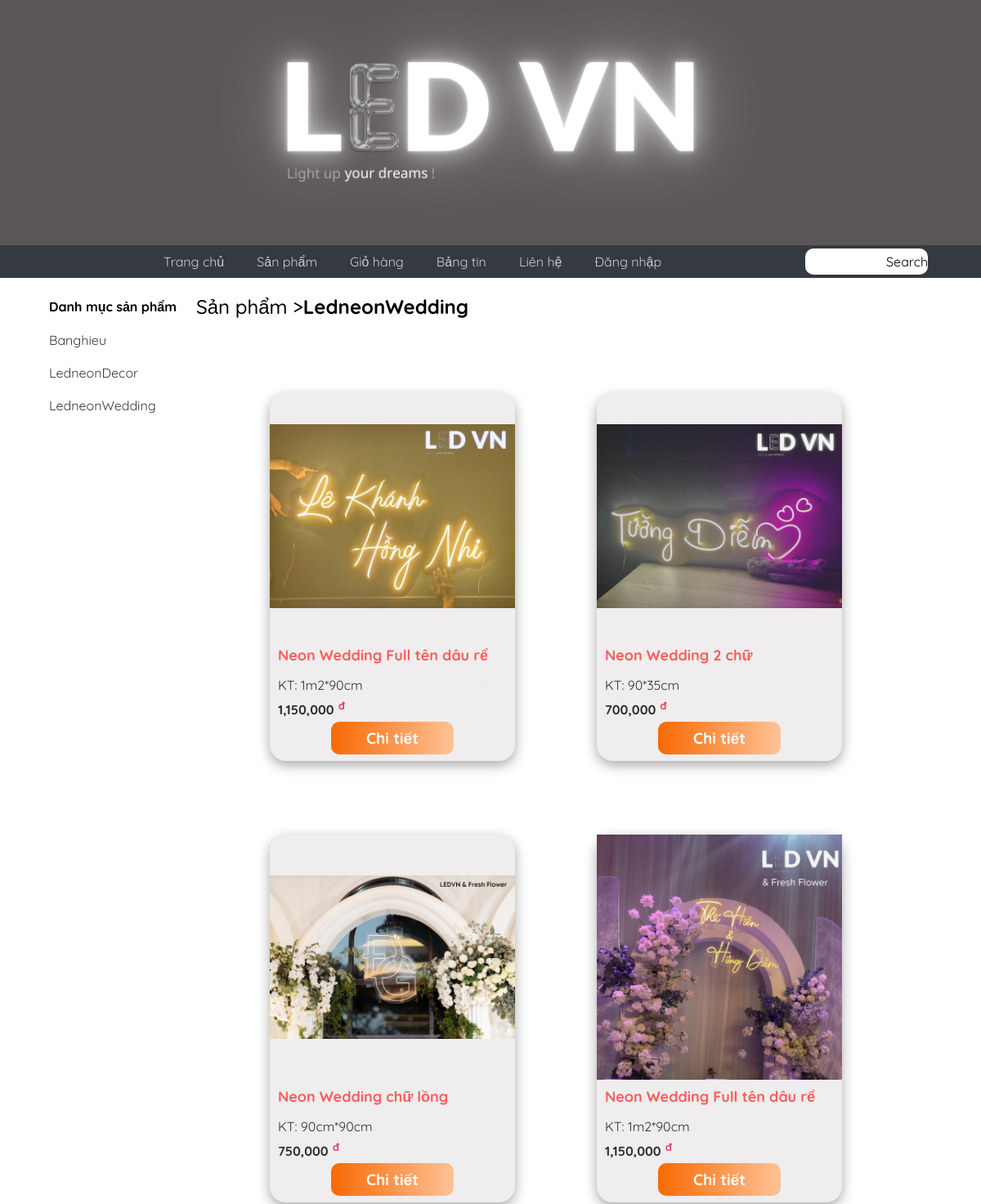
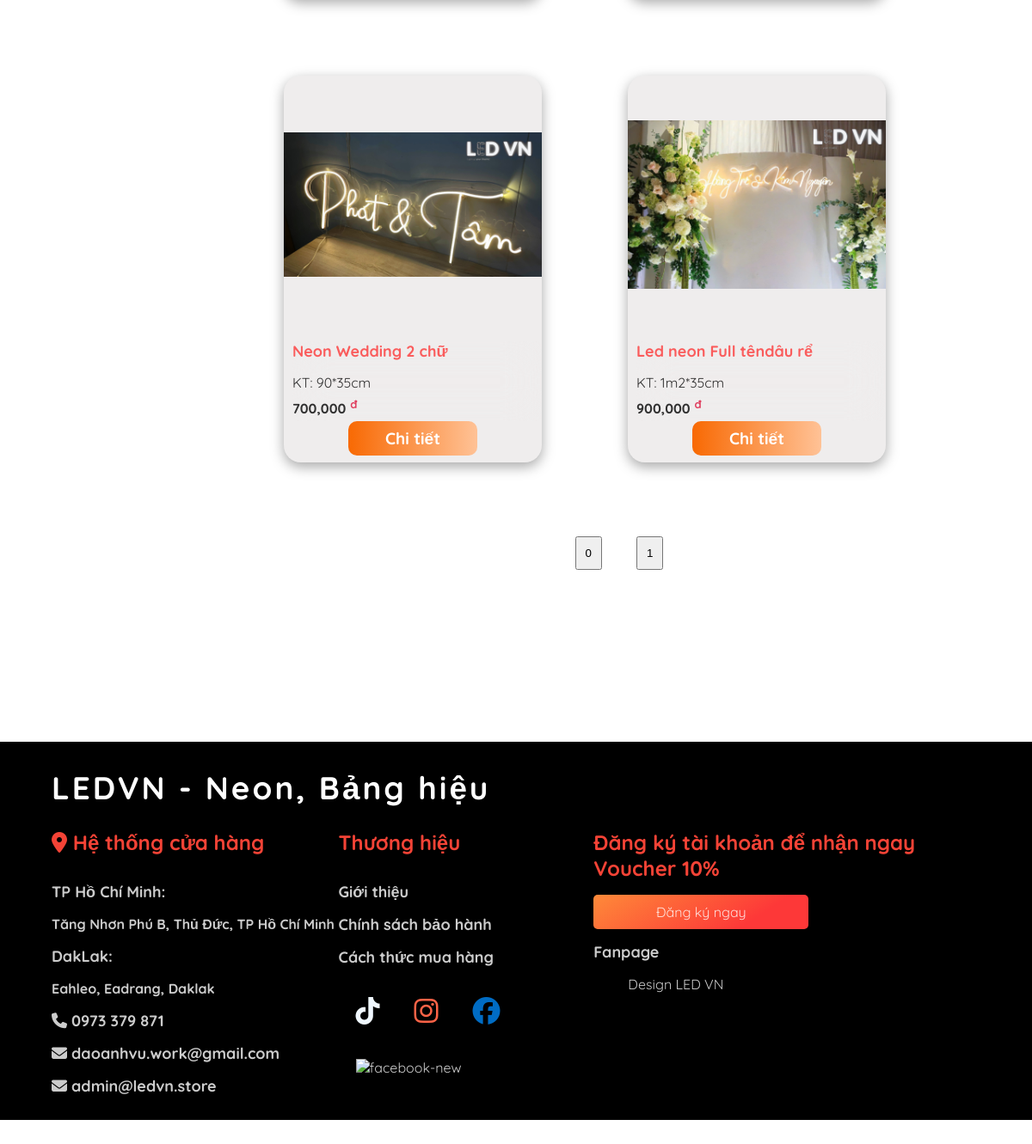
/index.php?quanly=danhmucsanpham&id=LedneonWedding, run on the app's committed database (2 pictures, top to bottom).
### tables this page shows
CREATE TABLE `tbl_sanpham` (
  `id_sanpham` int(11) NOT NULL,
  `danhmucsanpham` varchar(100) NOT NULL,
  `tensp` varchar(250) NOT NULL,
  `kichthuoc` varchar(50) NOT NULL,
  `masp` varchar(100) NOT NULL,
  `giasp` varchar(50) NOT NULL,
  `soluong` int(11) NOT NULL,
  `hinhanh` varchar(50) NOT NULL,
  `tomtat` tinytext NOT NULL,
  `noidung` text NOT NULL,
  `tinhtrang` int(11) NOT NULL,
  `noibat` int(11) NOT NULL
);

CREATE TABLE `tbl_danhmuc` (
  `id_danhmuc` int(11) NOT NULL,
  `tendanhmuc` varchar(100) NOT NULL,
  `thutu` int(11) NOT NULL
);

### pages/main/danhmuc.php (the view, shortened to what this page needs)
<?php
    $danhmuc = $_GET['id'];
?>
<div class = "tendanhmuc" style="margin-left: 20%;">
    <a href="index.php?quanly=sanpham"><p style="font-weight: 500;">Sản phẩm > </p></p></a>
    <a href="index.php?quanly=danhmucsanpham&id=<?php echo $danhmuc ?>"><p ><?php echo  ' '.$danhmuc ?></p></a>
</div>
<?php
    $sql_get_alldata = "SELECT * FROM tbl_sanpham WHERE danhmucsanpham = '".$danhmuc."' ";
    $all_data = mysqli_query($mysqli, $sql_get_alldata);
    $number_of_product = mysqli_num_rows($all_data);
    if(isset($_POST['page'])){
        $page = $_POST['page'];
        $pro_start = $page * 6;
        $pro_end = $page * 5 + 6;
        $sql_get_data = "SELECT * FROM tbl_sanpham WHERE danhmucsanpham = '".$danhmuc."' LIMIT $pro_start, $pro_end";
    }
    else{
        $sql_get_data = "SELECT * FROM tbl_sanpham WHERE danhmucsanpham = '".$danhmuc."' LIMIT 0, 6";
    }
    $product_data = mysqli_query($mysqli, $sql_get_data);
?>
<div class="content">
    <ul class="product_list">
        <?php
        while ($product_data_arr = mysqli_fetch_array($product_data)) {
            $idsanpham = $product_data_arr['id_sanpham'];
        ?>
        <li class="product_item">
            <a href="index.php?quanly=chitietsp&danhmuc=<?php echo $danhmuc?>&idsanpham=<?php echo $idsanpham?>">
                <img src="admincp/modules/quanlysanpham/uploads/<?php echo $product_data_arr['hinhanh']  ?>" alt="">
                <div class="product_des">
                    <p class="product_item_name">    <?php echo $product_data_arr['tensp'] ?></p>
                    <p class="product_item_size">KT: <?php echo $product_data_arr['kichthuoc'] ?></p>
                    <div class="product_item_price">
                        <p>
                            <?php echo number_format($product_data_arr['giasp']) ?>
                            <h5 style="color: crimson; font-size: small; transform: translate(5px,-20px);">đ</h5>
                        </p>
                    </div>
                </div>
                <div class="btn_detail">
                    <button>Chi tiết</button>
                </div>
            </a>
        </li>
        <?php
        }
        ?>
    </ul>
    <div class="Pagination">
        <form action="" method="POST">
            <?php
                $number_pages = ceil($number_of_product / 6);
                for ($i =0; $i < $number_pages; $i++) {
                    echo '<button type="submit" name = "page" value = "'.$i.'">'.$i.'</button>';
                }
            ?>
        </form>
    </div>
</div>

### pages/sidebar/sidebar.php
<?php
    $sql_lietke__sidebar = "SELECT * FROM tbl_danhmuc ORDER BY thutu DESC";
    $query_lietke__sidebar = mysqli_query($mysqli, $sql_lietke__sidebar);
?>
<div class="sidebar">
    <div class="sidebar-name">
        <h1>Danh mục sản phẩm </h1>
    </div>
    <div class="sidebar-content">
        <ul>
            <?php
            while ($row_lietke__sidebar = mysqli_fetch_array($query_lietke__sidebar)) {
            ?>
                <li>
                    <a href="index.php?quanly=danhmucsanpham&id=<?php echo $row_lietke__sidebar['tendanhmuc'] ?>">
                        <?php echo $row_lietke__sidebar['tendanhmuc'] ?>
                    </a>
                </li>
            <?php
            }
            ?>
        </ul>
    </div>
</div>

### asset/css/Mainpage/mainpage.css (style rules this page uses)
body { margin: 0; padding: 0; font-family: 'Quicksand', sans-serif !important; }
html { font-family: 'Quicksand', sans-serif !important; scroll-behavior: smooth; }
.sidebar { position: absolute; width: 15%; height: 100%; margin-top: 65px; padding-left: 5%; float: left; }
.sidebar-name h1 { font-size: medium; padding: 0; margin-top: 0; }
.sidebar-content ul, .sidebar-content a, .sidebar-content li { text-decoration: none; list-style: none; padding: 0; margin: 0; color: #343A40; }
.sidebar-content li { padding: 10px 0; }

### asset/css/Main_css/Main.css (style rules this page uses)
body { margin: 0; padding: 0; font-family: 'Quicksand', sans-serif !important; }
html { font-family: 'Quicksand', sans-serif !important; scroll-behavior: smooth; }
.content { margin-left: 20%; }
.tendanhmuc { font-weight: 900; font-size: x-large; display: flex; padding-top: 20px; padding-bottom: 55px; }
.tendanhmuc p { padding: 0; margin: 0; }
.tendanhmuc a { text-decoration: none; color: #000000; }
.product_list { display: flex; flex-wrap: wrap; }
.product_list ul, .product_list li, .product_list li a { text-decoration: none; list-style: none; color: #000000; }
.product_item { margin: 20px 50px 70px 50px; width: 300px; height: 450px; background-color: #8b808024; border-radius: 20px; box-shadow: rgba(0, 0, 0, 0.35) 0px 5px 15px; }
.product_item img { width: 100%; max-width: 300px; height: 300px; object-fit: contain; background-repeat: no-repeat; background-position: center; }
.product_des { backdrop-filter: blur(20px); opacity: 0.8; margin-left: 10px; }
.product_des p { margin: 5px 0; }
.product_item_name { margin-bottom: 15px !important; font-size: large; font-weight: 900; color: #fd3838; }
.product_item_price { height: 30px; display: flex; flex-wrap: nowrap; font-weight: 900 !important; }
.btn_detail { margin: 0 25%; background-color: none; }
.btn_detail button { transition: 0.3s; background-size: 200%; width: 100%; height: 40px; outline: 0px; border: none; background-image: linear-gradient(to right, #f86903 0%, #ffc296 50%, #f86903 100%); border-radius: 10px; color: #fff !important; font-weight: 900; font-family: 'Quicksand', sans-serif !important; font-size: larger; }
.Pagination { display: flex; flex-wrap: nowrap; justify-content: space-evenly; }
.Pagination button { padding: 10px; margin: 0 20px; }

### data on the page
tbl_sanpham: hinhanh (picture), tensp "Neon Wedding Full tên dâu rể", kichthuoc "1m2*90cm", giasp "1,150,000"
tbl_sanpham: hinhanh (picture), tensp "Neon Wedding 2 chữ", kichthuoc "90*35cm", giasp "700,000"
tbl_sanpham: hinhanh (picture), tensp "Neon Wedding chữ lồng", kichthuoc "90cm*90cm", giasp "750,000"
tbl_sanpham: hinhanh (picture), tensp "Neon Wedding Full tên dâu rể", kichthuoc "1m2*90cm", giasp "1,150,000"
tbl_sanpham: hinhanh (picture), tensp "Neon Wedding 2 chữ", kichthuoc "90*35cm", giasp "700,000"
tbl_sanpham: hinhanh (picture), tensp "Led neon Full têndâu rể", kichthuoc "1m2*35cm", giasp "900,000"
tbl_danhmuc: tendanhmuc "Banghieu"
tbl_danhmuc: tendanhmuc "LedneonDecor"
tbl_danhmuc: tendanhmuc "LedneonWedding"

### other printed values
$danhmuc "LedneonWedding"
